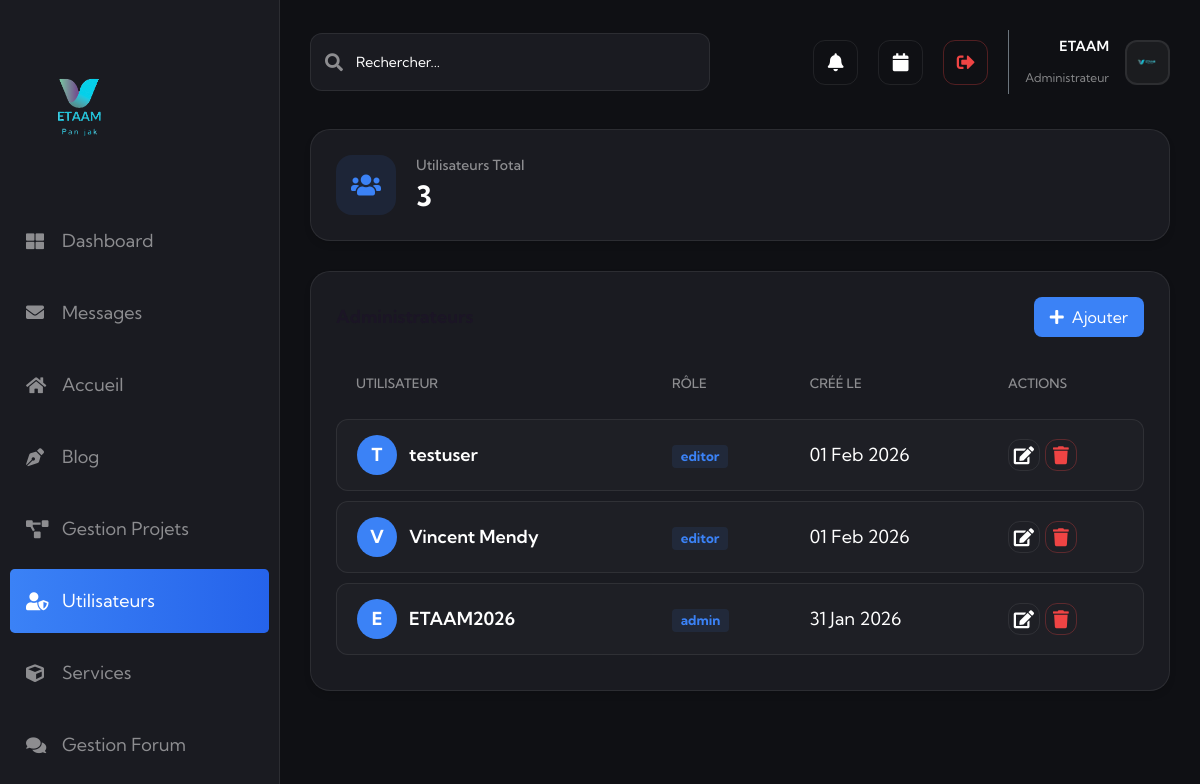
Page /admin-users.php (signed in) on the committed database.
### tables this page shows
CREATE TABLE `users` (
  `id` int NOT NULL AUTO_INCREMENT,
  `username` varchar(50) NOT NULL,
  `password_hash` varchar(255) NOT NULL,
  `role` varchar(20) DEFAULT 'admin',
  `created_at` timestamp NULL DEFAULT CURRENT_TIMESTAMP,
  `permissions` text,
  PRIMARY KEY (`id`),
  UNIQUE KEY `username` (`username`)
);

### admin-users.php (the view, shortened to what this page needs)
<?php
require_once __DIR__ . '/includes/db_connect.php';
$users = [];
try {
    $stmt = $pdo->query("SELECT id, username, role, created_at, permissions FROM users ORDER BY created_at DESC");
    $users = $stmt->fetchAll(PDO::FETCH_ASSOC);
} catch (PDOException $e) {
    error_log("Error fetching users: " . $e->getMessage());
}
?>
<!DOCTYPE html>
<html lang="fr">
<head>
    <link rel="stylesheet" href="assets/vendors/bootstrap/css/bootstrap.min.css" />
    <link rel="stylesheet" href="assets/vendors/fontawesome/css/all.min.css" />
    <link rel="stylesheet" href="assets/css/notech.css" />
    <link rel="stylesheet" href="assets/css/notech-responsive.css" />
    <link rel="stylesheet" href="assets/css/notech-dark.css" />
    <link rel="stylesheet" href="assets/css/admin-nexlink.css" />
</head>
<body>
    <?php
    include 'includes/admin_sidebar.php';
    ?>
    <main class="admin-main">
        <div class="dashboard-container">
            <?php include 'includes/admin_header.php'; ?>
            <div class="stats-grid-nex">
                <div class="nex-card stat-card-nex">
                    <div class="stat-icon blue" style="background: rgba(59, 130, 246, 0.1); color: #3B82F6;">
                        <i class="fas fa-users"></i>
                    </div>
                    <div class="stat-content">
                        <h3>Utilisateurs Total</h3>
                        <div class="value"><?php echo count($users); ?></div>
                    </div>
                </div>
            </div>
            <div class="nex-card">
                <div class="table-header-nex">
                    <h4 class="card-title-nex">Administrateurs</h4>
                    <button class="btn btn-primary" onclick="openAddModal()" style="background: var(--brand-primary); border: none; padding: 8px 16px; border-radius: 8px;">
                        <i class="fas fa-plus me-2"></i>Ajouter
                    </button>
                </div>
                <div class="table-responsive">
                    <table class="modern-table">
                        <thead>
                            <tr>
                                <th>UTILISATEUR</th>
                                <th>RÔLE</th>
                                <th>CRÉÉ LE</th>
                                <th>ACTIONS</th>
                            </tr>
                        </thead>
                        <tbody>
                            <?php foreach ($users as $user): ?>
                            <tr>
                                <td>
                                    <div class="user-cell">
                                        <div class="user-avatar-sm" style="background: #3B82F6; display: flex; align-items: center; justify-content: center; color: white; font-weight: bold; width: 40px; height: 40px; border-radius: 50%;">
                                            <?php echo strtoupper(substr($user['username'], 0, 1)); ?>
                                        </div>
                                        <div>
                                            <div style="font-weight: 600;"><?php echo htmlspecialchars($user['username']); ?></div>
                                        </div>
                                    </div>
                                </td>
                                <td>
                                    <span class="badge" style="background: rgba(59, 130, 246, 0.1); color: #3B82F6;"><?php echo htmlspecialchars($user['role']); ?></span>
                                </td>
                                <td><?php echo date('d M Y', strtotime($user['created_at'])); ?></td>
                                <td>
                                    <div style="display: flex; gap: 5px;">
                                        <button class="icon-btn" title="Modifier" style="width: 32px; height: 32px;" onclick="openEditModal(<?php echo $user['id']; ?>, '<?php echo htmlspecialchars($user['username']); ?>', '<?php echo htmlspecialchars($user['role']); ?>', <?php echo htmlspecialchars($user['permissions'] ?: '[]'); ?>)">
                                            <i class="fas fa-edit"></i>
                                        </button>
                                        <?php if($user['id'] != $_SESSION['admin_user_id']): ?>
                                        <button class="icon-btn delete" title="Supprimer" style="width: 32px; height: 32px; color: #EF4444; border-color: rgba(239,68,68,0.3);" onclick="deleteUser(<?php echo $user['id']; ?>, this)">
                                            <i class="fas fa-trash"></i>
                                        </button>
                                        <?php endif; ?>
                                    </div>
                                </td>
                            </tr>
                            <?php endforeach; ?>
                        </tbody>
                    </table>
                </div>
            </div>
        </div>
    </main>
</body>
</html>

### assets/css/notech-dark.css (style rules this page uses)
:root { --notech-bdr-color: rgba(255, 255, 255, 0.1); --notech-gray: #aea8b9; --notech-extra: #1b1525; }
body, .boxed-wrapper .page-wrapper, .sidebar__comments-icon, .sidebar__post-list li:hover, .sidebar__tags-list a, .sidebar__category-list li.active a, .sidebar__category-list li:hover a { background-color: #100d17; }

### assets/css/admin-nexlink.css (style rules this page uses)
:root { --admin-sidebar-width: 280px; --admin-header-height: 80px; --admin-bg: #0f1014; --admin-card-bg: #1a1b21; --admin-border-color: rgba(255, 255, 255, 0.08); --admin-text-main: #ffffff; --admin-text-muted: rgba(255, 255, 255, 0.5); --brand-primary: #3B82F6; --brand-success: #10B981; --brand-warning: #F59E0B; --brand-danger: #EF4444; --brand-purple: #8B5CF6; }
body { background-color: var(--admin-bg); color: var(--admin-text-main); font-family: 'Kumbh Sans', sans-serif; }
.dashboard-container { padding: 30px; max-width: 1600px; margin: 0 auto; }
.nex-card { background: var(--admin-card-bg); border-radius: 20px; padding: 25px; border: 1px solid var(--admin-border-color); box-shadow: 0 4px 6px rgba(0, 0, 0, 0.1); height: 100%; }
.icon-btn { width: 45px; height: 45px; border-radius: 12px; border: 1px solid var(--admin-border-color); background: transparent; display: flex; align-items: center; justify-content: center; color: var(--admin-text-main); transition: all 0.3s; cursor: pointer; }
.stats-grid-nex { display: grid; grid-template-columns: repeat(auto-fit, minmax(240px, 1fr)); gap: 25px; margin-bottom: 30px; }
.stat-card-nex { display: flex; align-items: center; gap: 20px; }
.stat-icon { width: 60px; height: 60px; border-radius: 16px; display: flex; align-items: center; justify-content: center; font-size: 24px; flex-shrink: 0; }
.stat-content h3 { font-size: 14px; color: var(--admin-text-muted); font-weight: 500; margin: 0 0 5px 0; }
.stat-content .value { font-size: 28px; font-weight: 700; margin: 0; line-height: 1.2; }
.card-title-nex { font-size: 18px; font-weight: 700; margin: 0; }
.table-header-nex { display: flex; justify-content: space-between; align-items: center; margin-bottom: 20px; }
.modern-table { width: 100%; border-collapse: separate; border-spacing: 0 10px; }
.modern-table thead th { color: var(--admin-text-muted); font-weight: 500; font-size: 13px; padding: 0 20px 10px; text-align: left; }
.modern-table tbody tr { background: transparent; transition: transform 0.2s; }
.modern-table td { background: rgba(255, 255, 255, 0.02); padding: 15px 20px; border-top: 1px solid var(--admin-border-color); border-bottom: 1px solid var(--admin-border-color); }
.modern-table td:first-child { border-left: 1px solid var(--admin-border-color); border-top-left-radius: 12px; border-bottom-left-radius: 12px; }
.modern-table td:last-child { border-right: 1px solid var(--admin-border-color); border-top-right-radius: 12px; border-bottom-right-radius: 12px; }
.user-cell { display: flex; align-items: center; gap: 12px; }
.user-avatar-sm { width: 32px; height: 32px; border-radius: 50%; background: #2d3748; background-size: cover; }

### admin-users.php (style rules this page uses)
.admin-main { margin-left: var(--admin-sidebar-width); min-height: 100vh; background: var(--admin-bg); }

### rows in the picture
users: username "T", username "testuser", role "editor", created_at "01 Feb 2026", $user['id'] 3 (drawn)
users: username "V", username "Vincent Mendy", role "editor", created_at "01 Feb 2026"
users: username "E", username "ETAAM2026", role "admin", created_at "31 Jan 2026"

### other values in the picture
count($users) "3"
